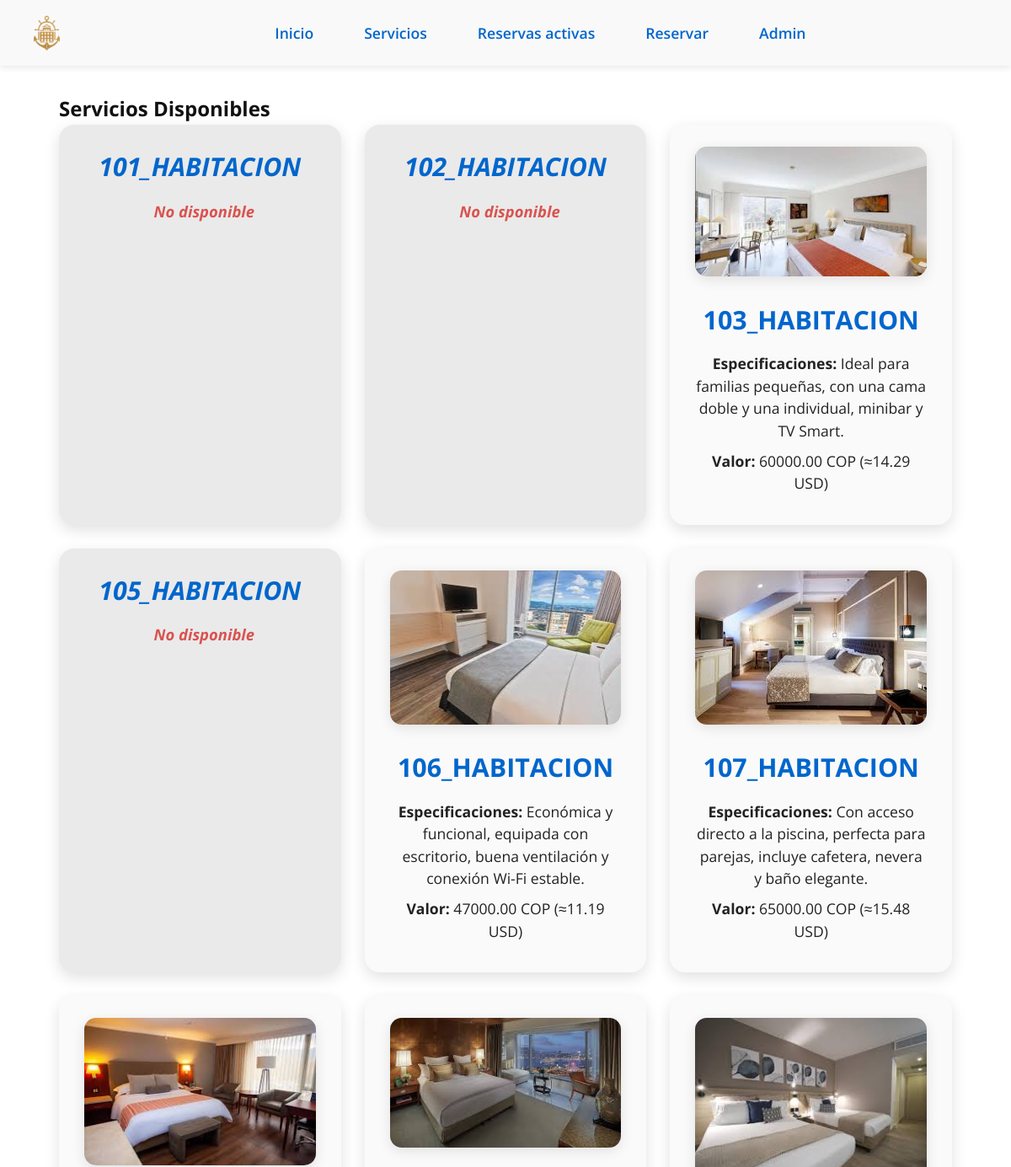
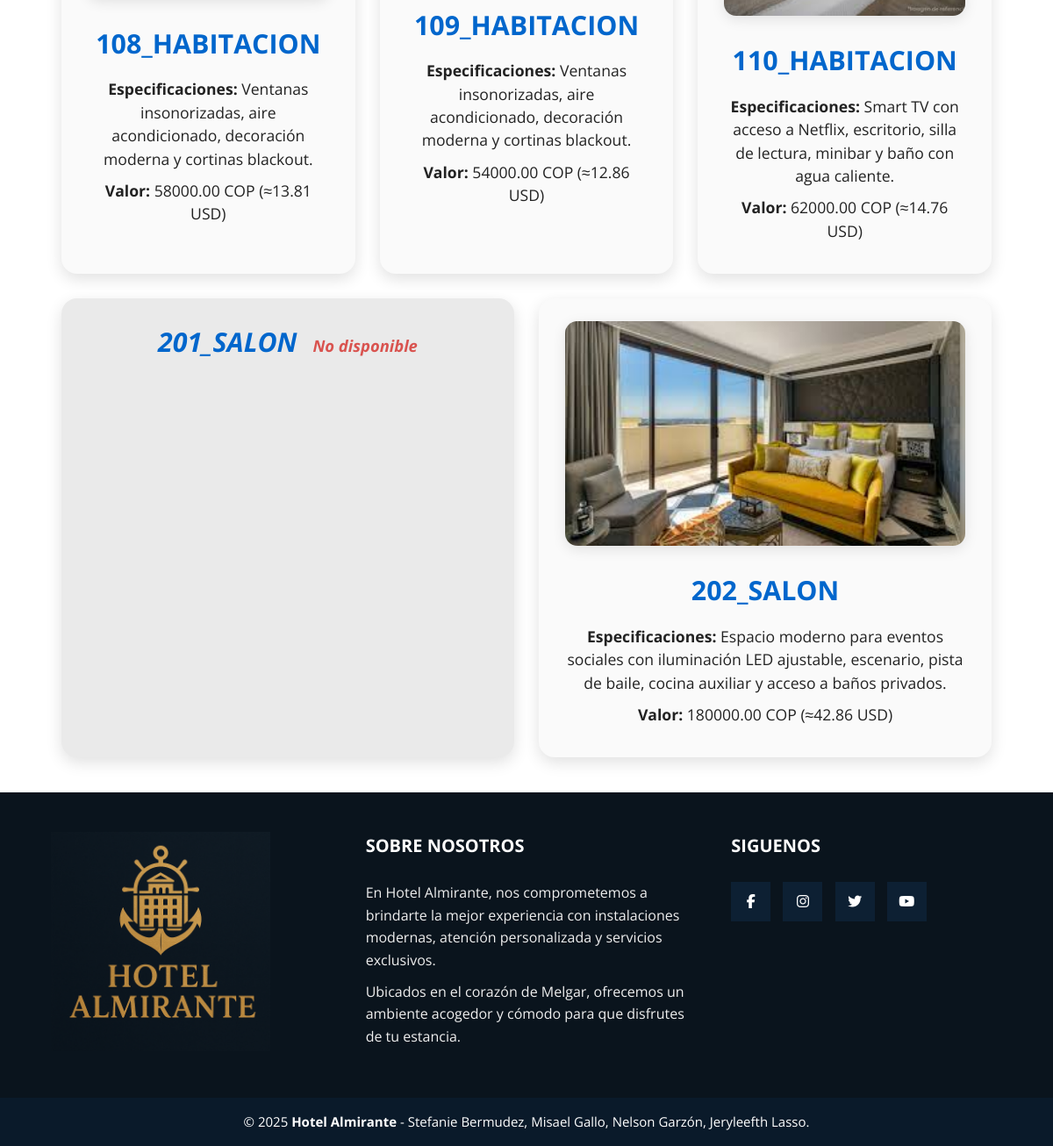
/servicios_disponibles/, run on an earlier commit of the app's database (2 pictures, top to bottom).
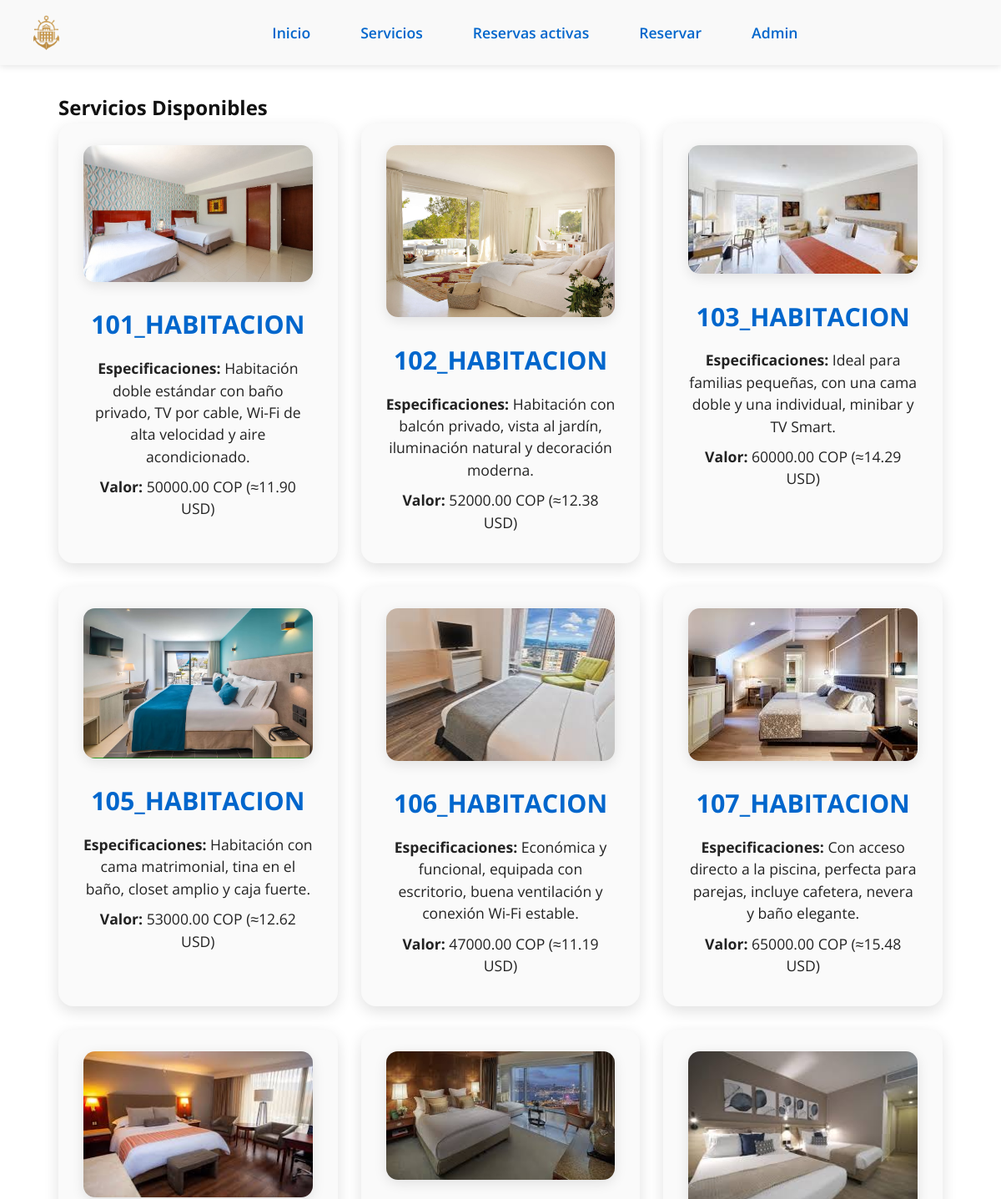
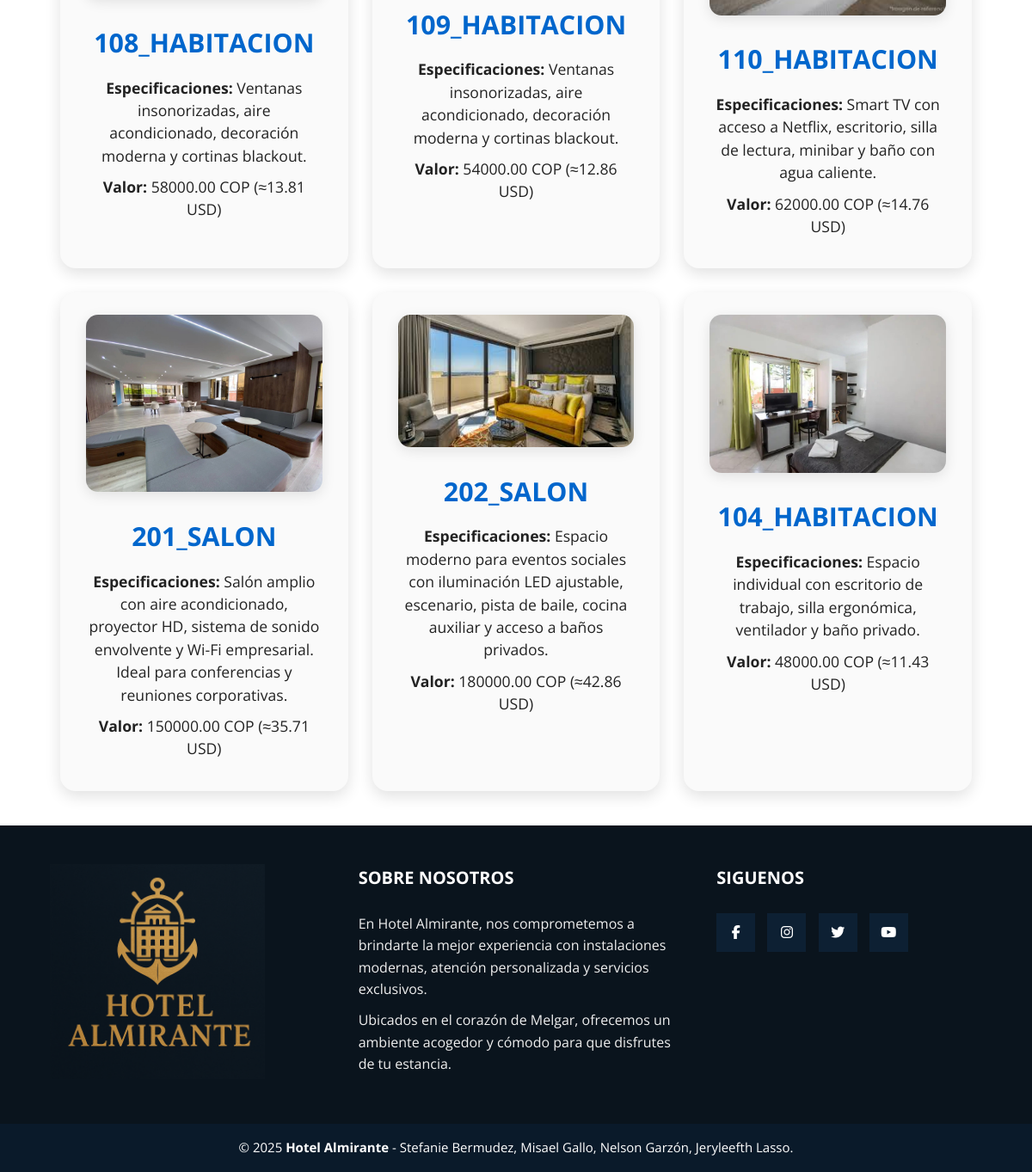
And on a later commit of the database (2 pictures, top to bottom).
### myapp/models.py (models this page shows)
class Servicio(models.Model):
    tipo = models.IntegerField(choices=TiposServicios.choices,default=TiposServicios.HABITACION)
    valor = models.DecimalField(max_digits=10, decimal_places=2)
    personas = models.IntegerField(validators=[MinValueValidator(1)])
    especificacion = models.TextField(max_length=200)
    numero = models.IntegerField(unique=True)
    disponible = models.BooleanField(default= True)
    def __str__(self):
        return str(self.numero )+ "_" +str(TiposServicios(self.tipo).label)
    def valor_dolares(self):
        tasa_cambio = 4200
        valor_dolares = self.valor / tasa_cambio
        return "{:.2f}".format(valor_dolares)

### myapp/views.py (the view)
# urls.py: path('servicios_disponibles/', views.servicios_disponibles,name='servicios_disponibles'),
def servicios_disponibles(request):
    servicios = Servicio.objects.all()
    return render(request,'servicios_disponibles.html',{
        'servicios': servicios,
    })

### myapp/templates/servicios_disponibles.html
{% extends 'layouts/plantilla.html' %}
{% load static %}
{% block content %}
<section class="services-section">
    <h1>Servicios Disponibles</h1>
    <div class="services-grid">
        {% for ser in servicios %}
            {% if ser.disponible %}
            <article class="service-card available">
                <img src="{% static '' %}{{ ser.numero }}.jpg" alt="Imagen del servicio {{ ser.numero }}" class="service-image">
                <h3>{{ ser }}</h3>
                <p><strong>Especificaciones:</strong> {{ ser.especificacion }}</p>
                <p><strong>Valor:</strong> {{ ser.valor }} COP (≈{{ ser.valor_dolares }} USD)</p>
            </article>
            {% else %}
            <article class="service-card unavailable">
                <h3>{{ ser }} <span class="status-unavailable">No disponible</span></h3>
            </article>
            {% endif %}
        {% endfor %}
    </div>
</section>
{% endblock %}

### myapp/templates/layouts/plantilla.html (shortened to what this page needs)
{% load static %}
<!DOCTYPE html>
<html lang="es">
<head>
    <link rel="stylesheet" href="{% static 'styles/main.css' %}" />
</head>
<body>
    <header>
        <nav class="navbar">
            <a href="/" class="navbar-logo" aria-label="Inicio">
                <img src="{% static 'Favicon_Hotel.png' %}" alt="Hotel Almirante Logo" style="height:48px; width:auto; display:block;" />
            </a>
            <ul class="nav-list">
                <li><a href="/" aria-label="Inicio">Inicio</a></li>
                <li><a href="/servicios_disponibles" aria-label="Servicios">Servicios</a></li>
                <li><a href="/listas_reservas" aria-label="Reservas activas">Reservas activas</a></li>
                <li><a href="/reservar" aria-label="Reservar">Reservar</a></li>
                <li><a href="/admin" aria-label="Panel de administración">Admin</a></li>
            </ul>
        </nav>
    </header>
    <main class="main-content">
        {% block content %}
        {% endblock %}
    </main>
    <footer class="footer">
        <div class="grupo-1">
            <div class="box">
                <figure>
                    <a href="#">
                        <img src="{% static 'Logo Hotel.png' %}" alt="Logo del hotel">
                    </a>
                </figure>
            </div>
            <div class="box">
                <h2>SOBRE NOSOTROS</h2>
                <p>En Hotel Almirante, nos comprometemos a brindarte la mejor experiencia con instalaciones modernas, atención personalizada y servicios exclusivos.</p>
                <p>Ubicados en el corazón de Melgar, ofrecemos un ambiente acogedor y cómodo para que disfrutes de tu estancia.</p>
            </div>
            <div class="box">
                <h2>SIGUENOS</h2>
                <div class="red-social">
                    <a href="#" class="fa fa-facebook"></a>
                    <a href="#" class="fa fa-instagram"></a>
                    <a href="#" class="fa fa-twitter"></a>
                    <a href="#" class="fa fa-youtube"></a>
                </div>
            </div>
        </div>
        <div class="grupo-2">
            <small>
                © 2025 <b>Hotel Almirante</b> - Stefanie Bermudez, Misael Gallo, Nelson Garzón, Jeryleefth Lasso.
            </small>
        </div>
    </footer>
</body>
</html>

### myapp/static/styles/main.css (style rules this page uses)
* { margin: 0; padding: 0; box-sizing: border-box; font-family: 'Open Sans', 'san-serif', 'Segoe UI', Tahoma, Geneva, Verdana, sans-serif; }
body { background-color: #ffffff; color: #111111; line-height: 1.6; transition: background-color 0.5s ease, color 0.5s ease; padding-top: 40px; }
a { color: #0066cc; text-decoration: none; transition: color 0.3s ease; }
.navbar { position: fixed; top: 0; left: 0; width: 100%; z-index: 1000; background-color: #f9f9f9; padding: 15px 30px; box-shadow: 0 2px 8px rgba(0,0,0,0.1); transition: background-color 0.3s; display: flex; align-items: center; }
.navbar-logo { display: flex; align-items: center; margin-right: 32px; height: 48px; }
.navbar-logo img { height: 48px; width: auto; display: block; }
.nav-list { display: flex; justify-content: center; gap: 28px; list-style: none; flex: 1; }
.nav-list li a { font-weight: 600; font-size: 1.1rem; color: #0066cc; padding: 10px 16px; border-radius: 6px; position: relative; transition: background-color 0.3s ease, color 0.3s ease; }
.nav-list li a::after { content: ""; position: absolute; left: 50%; bottom: 4px; width: 0; height: 3px; background-color: #0066cc; border-radius: 3px; transition: width 0.3s ease, left 0.3s ease; }
.main-content { max-width: 1100px; margin: 40px auto; padding: 0 20px; }
.services-section { margin-top: 70px; animation: fadeInUp 1.2s ease forwards; opacity: 0; }
.services-grid { display: flex; gap: 28px; flex-wrap: wrap; justify-content: center; }
.service-card { background-color: #fafafa; flex: 1 1 320px; padding: 26px 30px; border-radius: 18px; box-shadow: 0 6px 18px rgba(0,0,0,0.12); color: #222222; transition: transform 0.35s ease, box-shadow 0.35s ease; text-align: center; cursor: default; }
.service-card img { max-width: 100%; border-radius: 14px; margin-bottom: 20px; box-shadow: 0 4px 15px rgba(0,0,0,0.1); transition: transform 0.35s ease; }
.service-card h3 { font-size: 1.9rem; margin-bottom: 14px; color: #0066cc; font-weight: 700; }
.service-card p { font-size: 1.1rem; line-height: 1.5; margin-bottom: 10px; }
.footer { width: 100%; background-color: #0a141d; }
.footer .grupo-1 { width: 100%; max-width: 1200px; margin-top: 20px; margin: auto; display: grid; grid-template-columns: repeat(3, 1fr); grid-gap: 50px; padding: 45px 0; }
.footer .grupo-1 .box figure { width: 100%; height: 100%; display: flex; justify-content: center; align-items: center; }
.footer .grupo-1 .box figure img { width: 250px; }
.footer .grupo-1 .box h2 { color: #fff; margin-bottom: 25px; font-size: 20px; }
.footer .grupo-1 .box p { color: #efefef; margin-bottom: 10px; }
.footer .grupo-1 .red-social a { display: inline-block; text-decoration: none; width: 45px; height: 45px; line-height: 45px; color: #fff; margin-right: 10px; background-color: #0d2033; text-align: center; transition: all 300ms ease; }
.footer .grupo-2 { background-color: #0a1a2a; padding: 15px 10px; text-align: center; color: #fff; }
.footer .grupo-2 small { font-size: 15px; }
.service-image { width: 100%; max-width: 300px; height: auto; border-radius: 10px; margin-bottom: 10px; box-shadow: 0 4px 8px rgba(0,0,0,0.2); object-fit: cover; }

What changed in the data, as far as the page shows it:
changed Servicio "101_HABITACION": disponible: picture added; especificacion (not shown) → "Habitación doble estándar con baño privado, TV por cable, Wi-Fi de alta velocidad y aire acondicionado."; valor (not shown) → "50000.00"; valor_dolares (not shown) → "11.90"; disponible "No disponible" → "Especificaciones: Valor: COP (≈ USD)"
changed Servicio "102_HABITACION": disponible: picture added; especificacion (not shown) → "Habitación con balcón privado, vista al jardín, iluminación natural y decoración moderna."; valor (not shown) → "52000.00"; valor_dolares (not shown) → "12.38"; disponible "No disponible" → "Especificaciones: Valor: COP (≈ USD)"
changed Servicio "105_HABITACION": disponible: picture added; especificacion (not shown) → "Habitación con cama matrimonial, tina en el baño, closet amplio y caja fuerte."; valor (not shown) → "53000.00"; valor_dolares (not shown) → "12.62"; disponible "No disponible" → "Especificaciones: Valor: COP (≈ USD)"
changed Servicio "201_SALON": disponible: picture added; especificacion (not shown) → "Salón amplio con aire acondicionado, proyector HD, sistema de sonido envolvente y Wi-Fi empresarial. Ideal para conferencias y reuniones corporativas."; valor (not shown) → "150000.00"; valor_dolares (not shown) → "35.71"; disponible "No disponible" → "Especificaciones: Valor: COP (≈ USD)"
added Servicio: shows a picture, numero+tipo "104_HABITACION", especificacion "Espacio individual con escritorio de trabajo, silla ergonómica, ventilador y baño privado.", valor "48000.00", valor_dolares "11.43"
